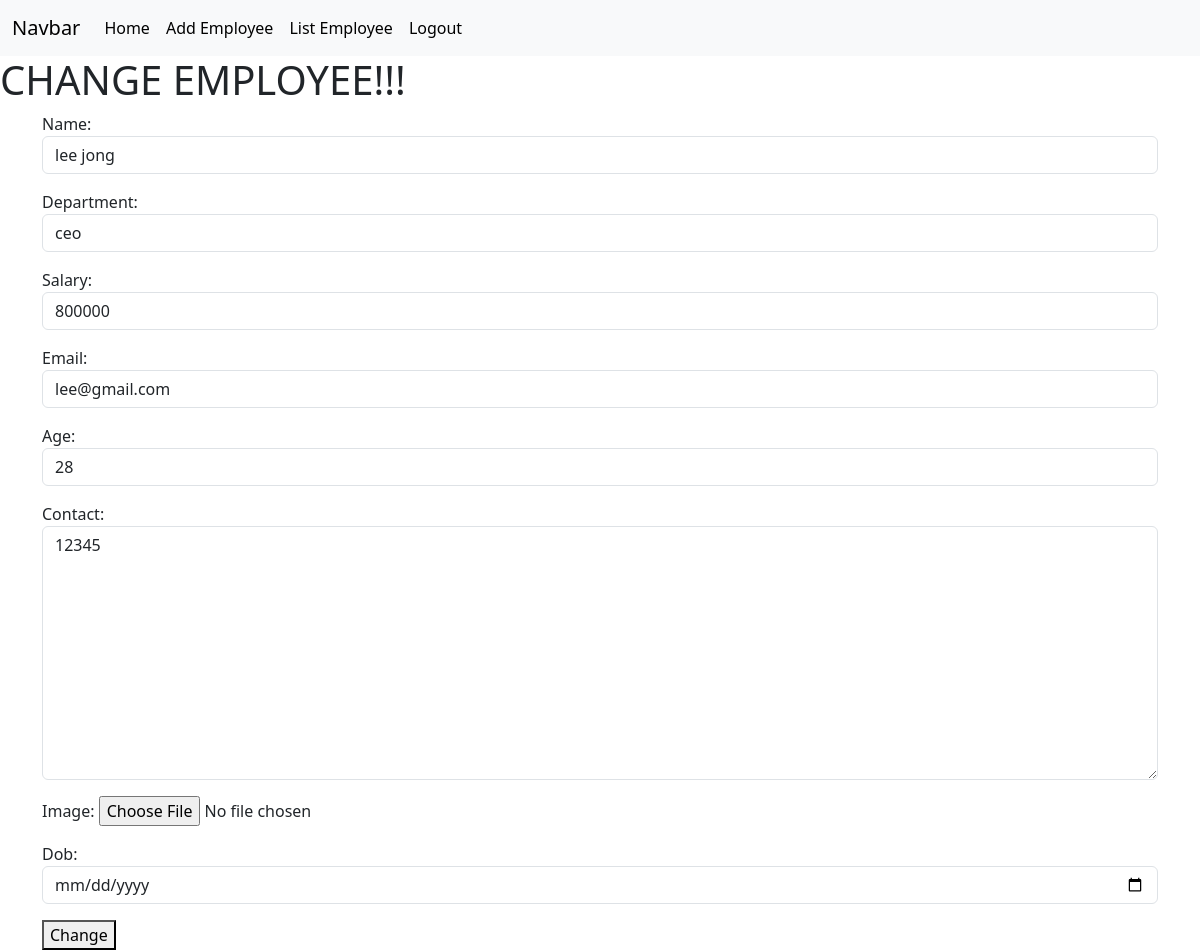
Page /employees/4/change (signed in) on the committed database.
### crm/models.py (models this page shows, shortened)
class Employees(models.Model):
    name=models.CharField(max_length=200)
    department=models.CharField(max_length=200)
    salary=models.PositiveIntegerField()
    email=models.EmailField(unique=True)
    age=models.PositiveIntegerField()
    contact=models.CharField(null=True,max_length=200)
    image=models.ImageField(upload_to="images",null=True,blank=True)
    dob=models.DateField(null=True,blank=True)

### crm/views.py (the view, shortened to what this page needs)
# urls.py: path("employees/<int:pk>/change",views.EmployeeEditView.as_view(),name="emp-edit"),
@method_decorator(signin_required,name="dispatch")
class EmployeeEditView(View):
          def get(self,request,*args,**kwargs):
                id=kwargs.get("pk")
                obj=Employees.objects.get(id=id) #edit cheyyumbool same data varan changeil
                form=EmployeeModelForm(instance=obj)
                return render(request,"emp_edit.html",{"form":form})

### crm/forms.py
class EmployeeModelForm(forms.ModelForm):
  class Meta:
    model=Employees
    fields="__all__"
    widgets={           #for styling textbox
      "name":forms.TextInput(attrs={"class":"form-control"}),
      "department":forms.TextInput(attrs={"class":"form-control"}),
      "salary":forms.NumberInput(attrs={"class":"form-control"}),
      "email":forms.EmailInput(attrs={"class":"form-control"}),
      "age":forms.NumberInput(attrs={"class":"form-control"}),
      "contact":forms.Textarea(attrs={"class":"form-control","row":5}),
      "dob":forms.DateInput(attrs={"class":"form-control","type":"date"})
    }

### crm/views.py (called while the page is built)
def signin_required(fn):
     def wrapper(request,*args,**kwargs):
       if not request.user.is_authenticated:
          messages.error(request,"invalid session")
          return redirect('signin')
       else:
          return fn(request,*args,**kwargs)
     return wrapper

### crm/templates/emp_edit.html (shortened to what this page needs)
{%extends 'base.html'%}
{%block body_block%}
<h1>CHANGE EMPLOYEE!!!</h1>
<div class="container">
    <form action="" method="post" enctype="multipart/form-data">
        {{form.as_p}}
        <button type="submit">Change</button>
    </form>
</div>
{%endblock%}

### rows in the picture
Employees: name "lee jong", department "ceo", salary "800000", email "lee@gmail.com", age "28", contact "12345"
